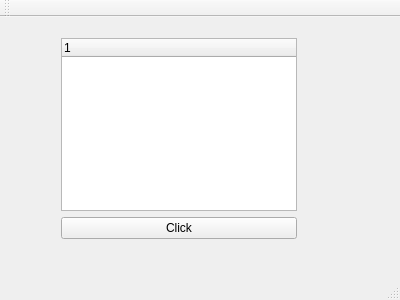
<?xml version="1.0" encoding="UTF-8"?>
<ui version="4.0">
 <class>MainWindow</class>
 <widget class="QMainWindow" name="MainWindow">
  <property name="geometry">
   <rect>
    <x>0</x>
    <y>0</y>
    <width>400</width>
    <height>300</height>
   </rect>
  </property>
  <property name="windowTitle">
   <string>MainWindow</string>
  </property>
  <widget class="QWidget" name="centralWidget">
   <widget class="QWidget" name="">
    <property name="geometry">
     <rect>
      <x>50</x>
      <y>10</y>
      <width>258</width>
      <height>223</height>
     </rect>
    </property>
    <layout class="QVBoxLayout" name="verticalLayout">
     <item>
      <widget class="QTreeWidget" name="treeWidget">
       <column>
        <property name="text">
         <string notr="true">1</string>
        </property>
       </column>
      </widget>
     </item>
     <item>
      <widget class="QPushButton" name="pushButton">
       <property name="text">
        <string>Click</string>
       </property>
      </widget>
     </item>
    </layout>
   </widget>
  </widget>
  <widget class="QMenuBar" name="menuBar">
   <property name="geometry">
    <rect>
     <x>0</x>
     <y>0</y>
     <width>400</width>
     <height>21</height>
    </rect>
   </property>
  </widget>
  <widget class="QToolBar" name="mainToolBar">
   <attribute name="toolBarArea">
    <enum>TopToolBarArea</enum>
   </attribute>
   <attribute name="toolBarBreak">
    <bool>false</bool>
   </attribute>
  </widget>
  <widget class="QStatusBar" name="statusBar"/>
 </widget>
 <layoutdefault spacing="6" margin="11"/>
 <resources/>
 <connections/>
</ui>
